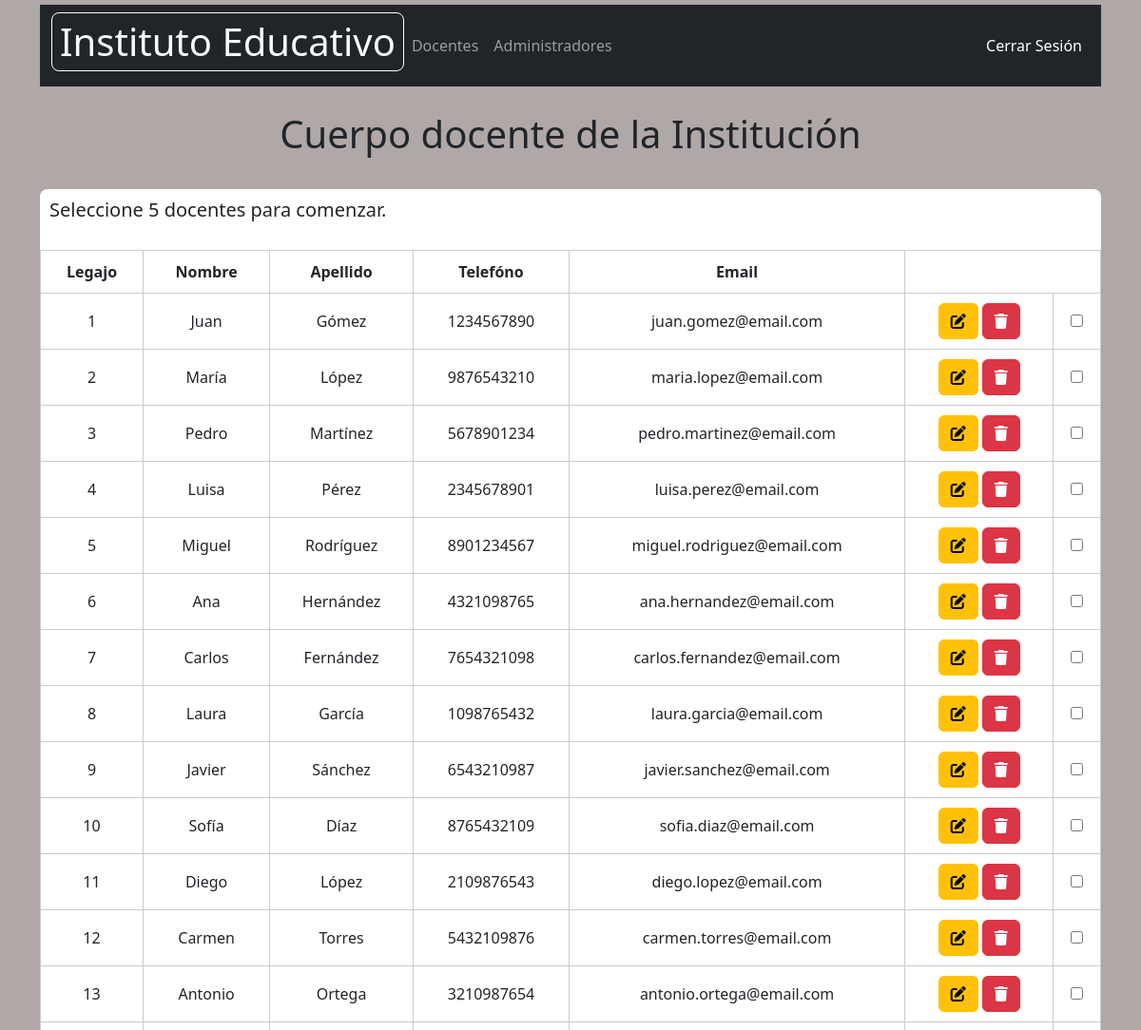
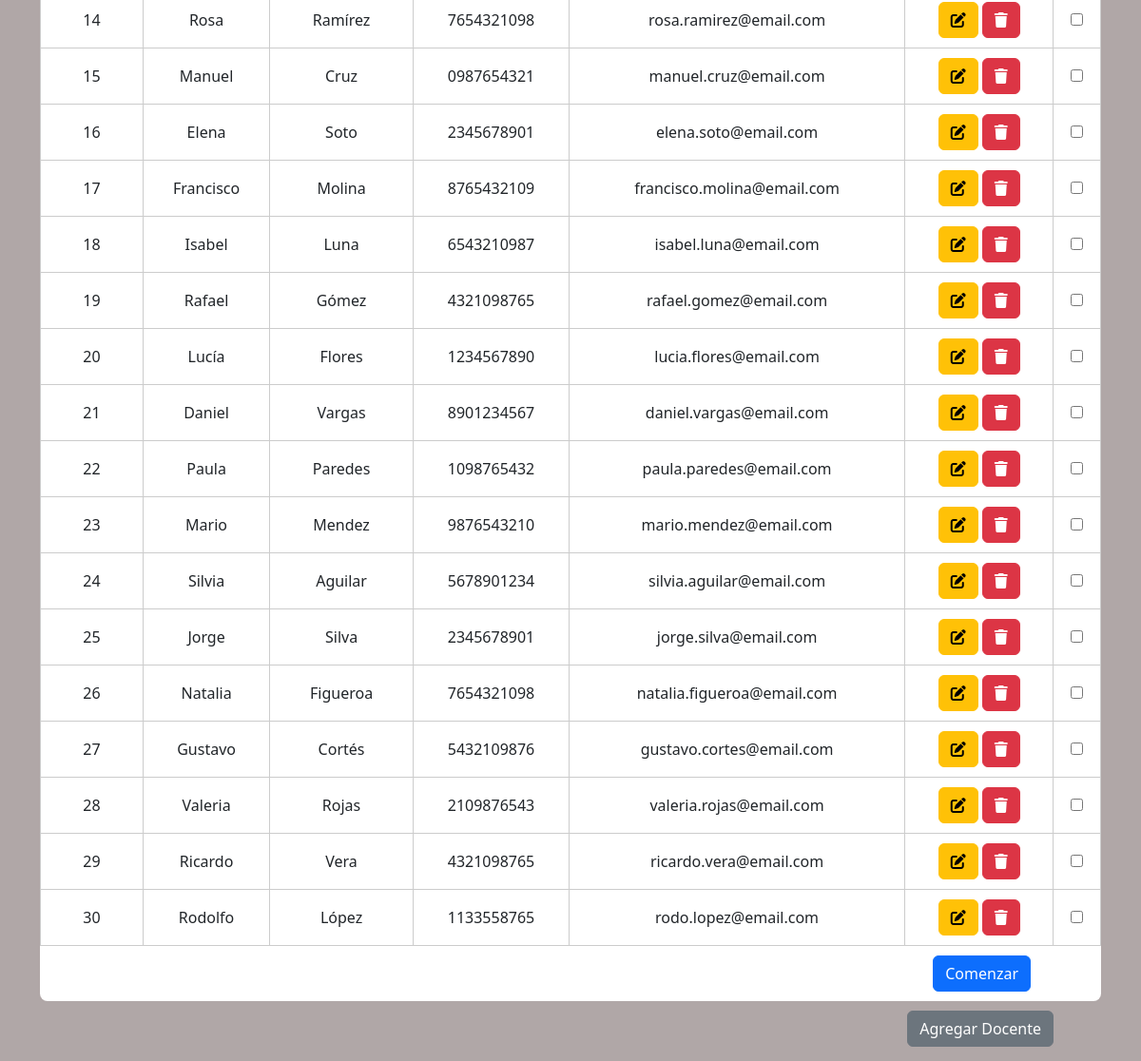
The app's page /home.php with its own data (2 pictures, top to bottom).
### tables this page shows
CREATE TABLE IF NOT EXISTS Profesores (
    id INT AUTO_INCREMENT PRIMARY KEY,
    nombres VARCHAR(25),
    apellido VARCHAR(25),
    telefono CHAR(10),
    email VARCHAR(50)
);

### Model/Orm.php (called while the page is built, shortened)
<?php
    class Orm{
        protected $table;
        protected $db;
        public function __construct($id, $table, PDO $connecion){
            $this->table = $table;
            $this->db = $connecion;
        }
        public function getAll(){
            $stm = $this->db->prepare("SELECT * FROM {$this->table}");
            $stm->execute();
            return $stm->fetchAll();
        }
    }
?>

### home.php (the view, shortened to what this page needs)
<!DOCTYPE html>
<html lang="es">
<head>
    <link rel="stylesheet" href="CSS/styles.css">
    <link href="https://cdn.jsdelivr.net/npm/bootstrap@5.3.2/dist/css/bootstrap.min.css" rel="stylesheet"
>
</head>
<body class='container'>
    <header class='col-12' >
            <nav class="navbar navbar-expand-lg navbar-dark bg-dark">
                <div class="container-fluid" id="header">
                    <h1 class="text-light" id="instituto">Instituto Educativo</h1>
                    <div class="collapse navbar-collapse" id="navbarSupportedContent">
                        <ul class="navbar-nav me-auto mb-2 mb-lg-0">
                            <li class="nav-item">
                                <a class="nav-link nav-menu-link-active" aria-current="page" href="home.php">Docentes</a>
                            </li>
                            <li class="nav-item">
                                <a class="nav-link" href="Administradores.php">Administradores</a>
                            </li>
                        </ul>
                        <a href="/login.php" id="boton">Cerrar Sesión</a>
                    </div>
                </div>
            </nav>
        </header>
    <?php
        require_once(__DIR__."/Model/Orm.php");
        $database = new Database();
        $coneccion = $database->getConnection();
        $profesorModel = new Profesor($coneccion);
        $profesores = $profesorModel->getAll();
    ?>
    <h1>Cuerpo docente de la Institución</h1>
    <form action="" method="post">
    <h5>Seleccione 5 docentes para comenzar.</h5>
        <table class = 'tablaDocentes'>
            <thead>
                <tr>
                    <th>Legajo</th>
                    <th>Nombre</th>
                    <th>Apellido</th>
                    <th>Telefóno</th>
                    <th>Email</th>
                </tr>
            </thead>
            <tbody>
                <?php
                foreach ($profesores as $profesor) {
                    echo "<tr>";
                    echo "<td>{$profesor['id']}</td>";
                    echo "<td>{$profesor['nombres']}</td>";
                    echo "<td>{$profesor['apellido']}</td>";
                    echo "<td>{$profesor['telefono']}</td>";
                    echo "<td>{$profesor['email']}</td>";?>
                    <td>
                                <a class="btn btn-small btn-warning" href="modificar.php?id=<?= $profesor['id'] ?>" title="Modificar Docente"><i class="fa-solid fa-pen-to-square" ></i></a>
                                <a onclick="return eliminar()" href="home.php?id=<?= $profesor['id'] ?>" class="btn btn-small btn-danger" title="Eliminar Docente"><i class="fa-solid fa-trash"></i></a>
                    </td>
                    <?php
                    echo "<td><input type='checkbox' value={$profesor['id']} name='opciones[]' class='giru' onclick='validarCheckbox()'></td";
                }
                ?>
            </tbody>
        </table>
        <div class="botones">
            <button type="submit" class="btn btn-primary" onclick='validarProceso()' title="Generar Horario" id="comenzar">Comenzar</button>
        </div>
    </form>
    <div class="botones"><a class="btn btn-secondary" href="agregar.php">Agregar Docente</a></div>
</body>
</html>

### CSS/styles.css (style rules this page uses)
body { font-family: Arial, sans-serif; margin: 0; padding: .3125rem; background-color: #b0a7a7 !important; box-sizing: border-box; }
form { background-color: #fff; border-radius: 8px; }
h1 { padding: 1.625rem; text-align: center; color: #333; }
h5 { padding: .625rem; }
ul { list-style: none; padding: 0; }
table { width: 100%; margin-top: 20px; }
table, th, td { border: 1px solid #ccc !important; }
th, td { padding: 10px; text-align: center !important; }
#instituto { border: 1px solid white; padding: 6px 8px; border-radius: 8px; }
#boton { color: white; margin-left: 15px; text-decoration: none; padding: 6px 8px; border-radius: 8px; transition: 0.2s; }
.botones { display: flex; justify-content: flex-end; padding: .625rem; margin-right: 2.5rem; }
#comenzar { margin-right: 1.5rem; }
@media (max-width: 1250px) { body { font-size: 14px; } }

### records on screen
profesores: id "1", nombres "Juan", apellido "Gómez", telefono "1234567890", email "juan.gomez@email.com"
profesores: id "2", nombres "María", apellido "López", telefono "9876543210", email "maria.lopez@email.com"
profesores: id "3", nombres "Pedro", apellido "Martínez", telefono "5678901234", email "pedro.martinez@email.com"
profesores: id "4", nombres "Luisa", apellido "Pérez", telefono "2345678901", email "luisa.perez@email.com"
profesores: id "5", nombres "Miguel", apellido "Rodríguez", telefono "8901234567", email "miguel.rodriguez@email.com"
profesores: id "6", nombres "Ana", apellido "Hernández", telefono "4321098765", email "ana.hernandez@email.com"
profesores: id "7", nombres "Carlos", apellido "Fernández", telefono "7654321098", email "carlos.fernandez@email.com"
profesores: id "8", nombres "Laura", apellido "García", telefono "1098765432", email "laura.garcia@email.com"
profesores: id "9", nombres "Javier", apellido "Sánchez", telefono "6543210987", email "javier.sanchez@email.com"
profesores: id "10", nombres "Sofía", apellido "Díaz", telefono "8765432109", email "sofia.diaz@email.com"
profesores: id "11", nombres "Diego", apellido "López", telefono "2109876543", email "diego.lopez@email.com"
profesores: id "12", nombres "Carmen", apellido "Torres", telefono "5432109876", email "carmen.torres@email.com"
profesores: id "13", nombres "Antonio", apellido "Ortega", telefono "3210987654", email "antonio.ortega@email.com"
profesores: id "14", nombres "Rosa", apellido "Ramírez", telefono "7654321098", email "rosa.ramirez@email.com"
profesores: id "15", nombres "Manuel", apellido "Cruz", telefono "0987654321", email "manuel.cruz@email.com"
profesores: id "16", nombres "Elena", apellido "Soto", telefono "2345678901", email "elena.soto@email.com"
profesores: id "17", nombres "Francisco", apellido "Molina", telefono "8765432109", email "francisco.molina@email.com"
profesores: id "18", nombres "Isabel", apellido "Luna", telefono "6543210987", email "isabel.luna@email.com"
profesores: id "19", nombres "Rafael", apellido "Gómez", telefono "4321098765", email "rafael.gomez@email.com"
profesores: id "20", nombres "Lucía", apellido "Flores", telefono "1234567890", email "lucia.flores@email.com"
profesores: id "21", nombres "Daniel", apellido "Vargas", telefono "8901234567", email "daniel.vargas@email.com"
profesores: id "22", nombres "Paula", apellido "Paredes", telefono "1098765432", email "paula.paredes@email.com"
profesores: id "23", nombres "Mario", apellido "Mendez", telefono "9876543210", email "mario.mendez@email.com"
profesores: id "24", nombres "Silvia", apellido "Aguilar", telefono "5678901234", email "silvia.aguilar@email.com"
profesores: id "25", nombres "Jorge", apellido "Silva", telefono "2345678901", email "jorge.silva@email.com"
profesores: id "26", nombres "Natalia", apellido "Figueroa", telefono "7654321098", email "natalia.figueroa@email.com"
profesores: id "27", nombres "Gustavo", apellido "Cortés", telefono "5432109876", email "gustavo.cortes@email.com"
profesores: id "28", nombres "Valeria", apellido "Rojas", telefono "2109876543", email "valeria.rojas@email.com"
profesores: id "29", nombres "Ricardo", apellido "Vera", telefono "4321098765", email "ricardo.vera@email.com"
profesores: id "30", nombres "Rodolfo", apellido "López", telefono "1133558765", email "rodo.lopez@email.com"
